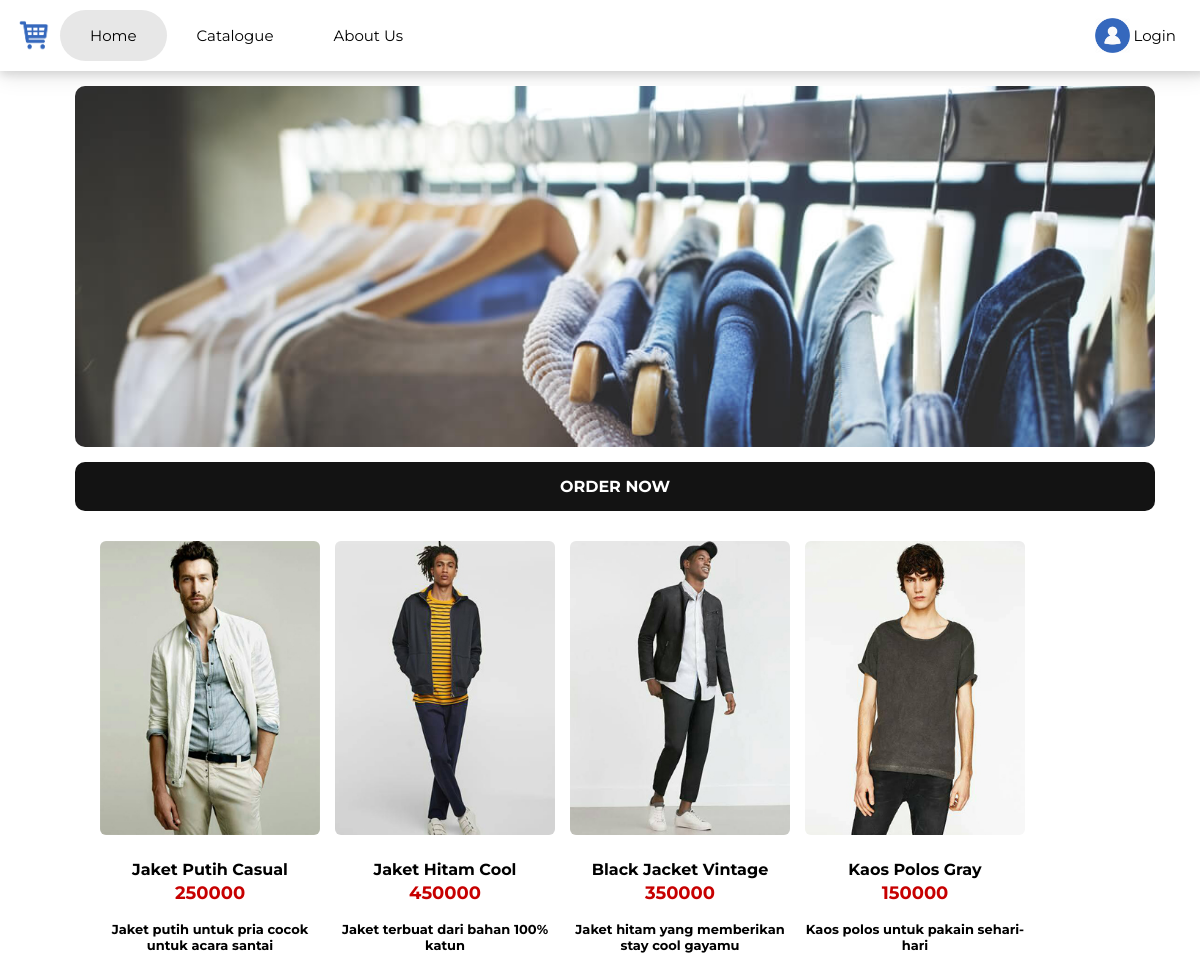
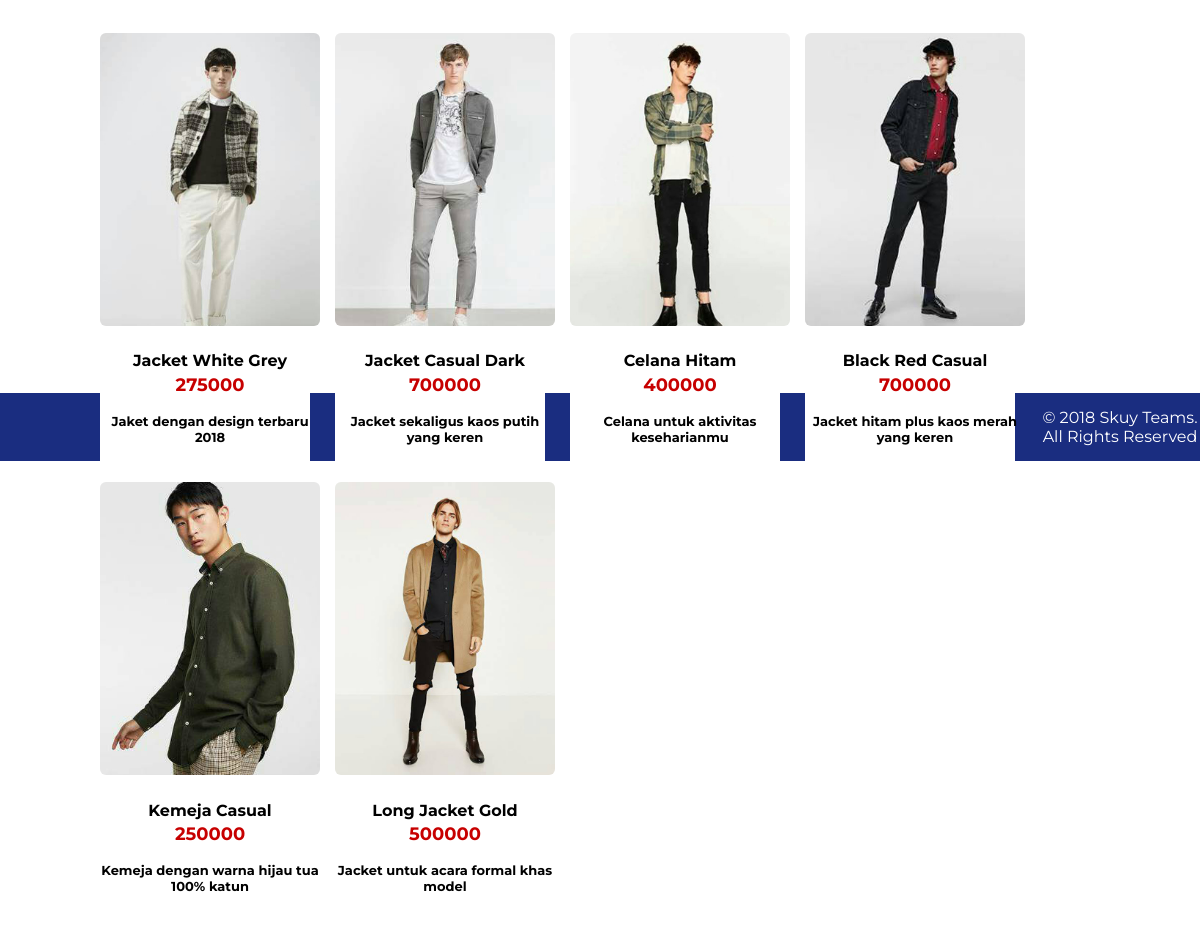
The page /katalog.php?id=803 on the database its author committed (2 pictures, top to bottom).
### tables this page shows
CREATE TABLE `barang` (
  `id_barang` int(5) NOT NULL,
  `nama` varchar(20) NOT NULL,
  `deskripsi` varchar(50) NOT NULL,
  `id_kategori` int(5) NOT NULL,
  `harga` int(6) NOT NULL,
  `berat` int(3) NOT NULL,
  `sto` int(3) NOT NULL,
  `last_update` date NOT NULL,
  `id_pemiliktoko` int(5) NOT NULL,
  `gambar` varchar(50) NOT NULL
);

### katalog.php (the view, shortened to what this page needs)
<!DOCTYPE html>
<html>
<head>
	<link rel="stylesheet" type="text/css" href="css/index.css">
	<link rel="stylesheet" type="text/css" href="css/all_katalog.css">
</head>
<body>
	<?php
		$id = $_GET['id'];
		require_once('background/db_login.php');
		$con = mysqli_connect($db_host, $db_username, $db_password,$db_database);
		$query = " SELECT * FROM barang WHERE id_kategori='$id'";
		$result = mysqli_query($con,$query);
	 ?>
	<header>
		<div>
			<a href="index.php"><img src="img/logo.png" class="logo"></a>
		</div>
		<div >
			<?php
				if (isset($_SESSION['email'])) {
					echo "<a href='login.php' style='display:none;'><img src='img/avatar.png' class='avatar' alt=''></a>";
					}
				else { echo "<a href='login.php'><img src='img/avatar.png' class='avatar' alt=''></a>";
				}
			?>
		</div>
		<div id="navbar">
			<ul>
				<li class="aktif"><a href="index.php">Home</a></li>
				<li class="submenu">
					<a href="javascript:void(0)" class="subbtn">Catalogue</a>
				<li><a href="aboutus.php">About Us</a></li>
				<?php
				if (!isset($_SESSION['email'])) {
				  	echo "<li style='float:right'><a class='login' href='login.php'> Login </a></li>";
				  }
  				?>
			</ul>
		</div>
	</header>
	<div class="slider">
		<img src="img/slider.jpg">
	</div>
	<div class="batas">ORDER NOW</div>
	<div class="katalog">
	<?php while ($row = mysqli_fetch_array($result)){ ?>
		<div class="product_one">
			<div class="product_img">
				<?php echo '<a href="detail_katalog.php?id='.$row['id_barang'].'"><img alt="Dress 1" src='.$row['gambar'].'> </a>';?>
			</div>
			<div class="product_text">
				<?php echo '<a href="detail_katalog.php?id='.$row['id_barang'].'"><h4>'.$row['nama'].'</h4></a>';?>
			</div>
			<div class="product_price">
				<div class="price">
					<?php echo ''.$row['harga'].''; ?>
				</div>
			</div>
			<div class="product_desc">
				<?php echo '<a href="detail_katalog.php?id='.$row['id_barang'].'"><h4>'.$row['deskripsi'].'</h4></a>';?>
			</div>
		</div>
	<?php } ?>
	</div>
	<div class="footer-katalog" >© 2018 Skuy Teams. All Rights Reserved</div>
</body>
</html>

### css/index.css (style rules this page uses)
body { margin: 0; padding: 0; font-family: 'Montserrat', sans-serif; }
#navbar ul { list-style-type: none; margin: 0; padding: 10px 0px; padding-left: 60px; box-shadow: 0 4px 8px 0 rgba(0, 0, 0, 0.1), 0 6px 20px 0 rgba(0, 0, 0, 0.1); width: 95.5%; font-size: 15px; overflow: hidden; }
#navbar li { float: left; }
#navbar li a, .subbtn { display: inline-block; color: black; text-align: center; padding: 16px 22px; margin: 0px 8px; text-decoration: none; }
#navbar li.submenu { display: inline-block; transition: 0.5s; }
#navbar .aktif { background-color: #e7e7e7; border-radius: 60px; }
.slider { margin: 15px 0px 15px 75px; align-items: center; position: relative; width: 90%; }
.slider img { display: block; width: 100%; height: auto; border-radius: 10px; }
.batas { left: 0; bottom: 0; margin: 15px 0px 0px 75px; padding: 15px 0px; width: 90%; background-color: rgb(19, 19, 19); color: white; font-weight: bold; text-align: center; border-radius: 10px; }
.logo { margin: 15px 5px 10px 15px; width: 40px; height: 40px; float: left; position: absolute; }
.avatar { margin: 18px 5px 10px 15px; width: 35px; height: 35px; float: right; left: 90%; position: absolute; }
.footer-katalog { left: 0; bottom: 0; margin-top: 70%; padding: 15px 0px; width: 100%; background-color: rgb(26, 45, 128); color: white; text-align: center; }

### css/all_katalog.css (style rules this page uses)
.katalog { left: 0; bottom: 0; width: 90%; margin: 30px 0px 0px 100px; align-items: center; text-decoration: none; text-transform: none; }
.katalog a { text-transform: none; text-decoration: none; color: black; }
.product_one { width: 210px; float: left; background-color: white; padding-bottom: 20px; margin-right: 25px; }
.product_img { width: 220px; float: left; }
.product_img img { width: 100%; border-radius: 6px; }
.product_text { width: 220px; float: left; color: black; text-align: center; }
.product_desc { width: 220px; float: left; text-align: center; font-size: 13px; }
.product_price { width: 220px; margin-top: -18px; text-align: center; float: left; }
.price { font-size: 18px; font-weight: bold; text-align: center; color: rgb(199, 0, 0); }

### rows shown on the page
barang: gambar (picture), nama "Jaket Putih Casual", harga "250000", deskripsi "Jaket putih untuk pria cocok untuk acara santai"
barang: gambar (picture), nama "Jaket Hitam Cool", harga "450000", deskripsi "Jaket terbuat dari bahan 100% katun"
barang: gambar (picture), nama "Black Jacket Vintage", harga "350000", deskripsi "Jaket hitam yang memberikan stay cool gayamu"
barang: gambar (picture), nama "Kaos Polos Gray", harga "150000", deskripsi "Kaos polos untuk pakain sehari-hari"
barang: gambar (picture), nama "Jacket White Grey", harga "275000", deskripsi "Jaket dengan design terbaru 2018"
barang: gambar (picture), nama "Jacket Casual Dark", harga "700000", deskripsi "Jacket sekaligus kaos putih yang keren"
barang: gambar (picture), nama "Celana Hitam", harga "400000", deskripsi "Celana untuk aktivitas keseharianmu"
barang: gambar (picture), nama "Black Red Casual", harga "700000", deskripsi "Jacket hitam plus kaos merah yang keren"
barang: gambar (picture), nama "Kemeja Casual", harga "250000", deskripsi "Kemeja dengan warna hijau tua 100% katun"
barang: gambar (picture), nama "Long Jacket Gold", harga "500000", deskripsi "Jacket untuk acara formal khas model"
